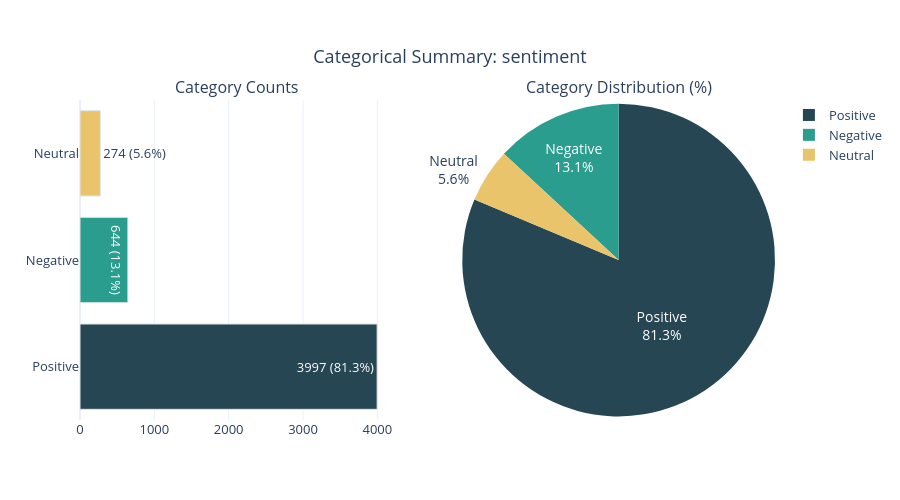

Source (notebook cell):
### Code cell
categorical_variable_summary(df,'sentiment')

### Figure 1 — Plotly figure (JSON) as saved in the notebook; plotly's stock layout.template omitted (floating-point values rounded to 4 significant figures)
{"data": [{"marker": {"color": ["#264653", "#2A9D8F", "#E9C46A", "#F4A261", "#E76F51"], "line": {"color": "#DBE6EC", "width": 1}}, "name": "sentiment", "orientation": "h", "showlegend": false, "text": ["3997 (81.3%)", "644 (13.1%)", "274 (5.6%)"], "textposition": "auto", "type": "bar", "x": [3997, 644, 274], "xaxis": "x", "y": ["Positive", "Negative", "Neutral"], "yaxis": "y"}, {"domain": {"x": [0.55, 1], "y": [0, 1]}, "labels": ["Positive", "Negative", "Neutral"], "marker": {"colors": ["#264653", "#2A9D8F", "#E9C46A", "#F4A261", "#E76F51"]}, "name": "sentiment", "text": ["81.3%", "13.1%", "5.6%"], "textfont": {"size": 14}, "textinfo": "label+text", "type": "pie", "values": [3997, 644, 274]}], "layout": {"annotations": [{"font": {"size": 16}, "showarrow": false, "text": "Category Counts", "x": 0.225, "xanchor": "center", "xref": "paper", "y": 1, "yanchor": "bottom", "yref": "paper"}, {"font": {"size": 16}, "showarrow": false, "text": "Category Distribution (%)", "x": 0.775, "xanchor": "center", "xref": "paper", "y": 1, "yanchor": "bottom", "yref": "paper"}], "font": {"size": 13}, "height": 500, "title": {"text": "Categorical Summary: sentiment", "x": 0.5, "xanchor": "center", "y": 0.9, "yanchor": "top"}, "width": 900, "xaxis": {"anchor": "y", "domain": [0, 0.45]}, "yaxis": {"anchor": "x", "domain": [0, 1]}}}
